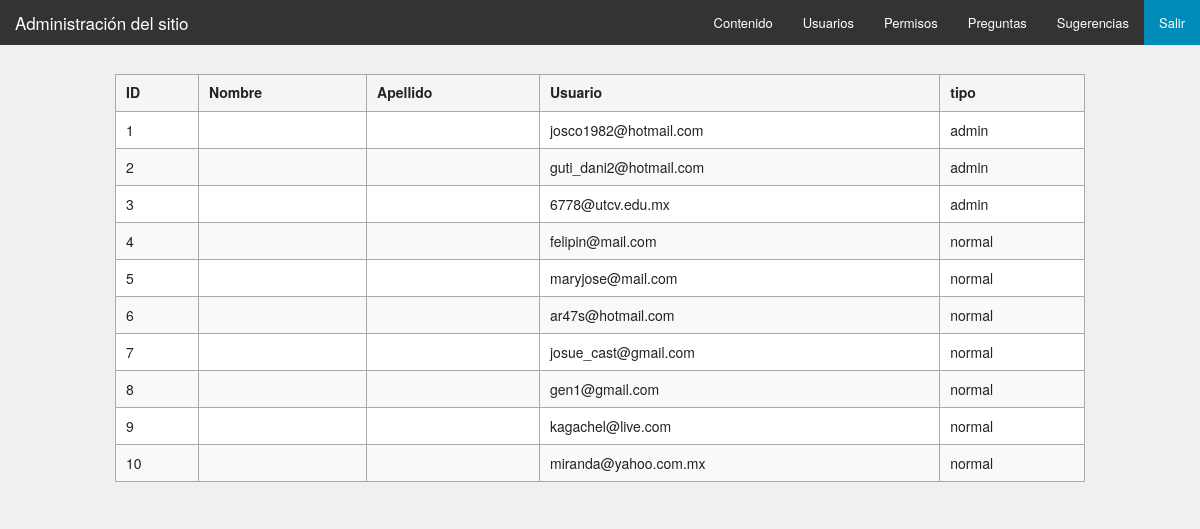
Page /admin/usuarios (signed in) on the committed database.
### tables this page shows
CREATE TABLE IF NOT EXISTS account (
    id INT(10) NOT NULL AUTO_INCREMENT,
    username VARCHAR(36) NOT NULL,
    pass VARCHAR(32) NOT NULL,
    kind VARCHAR(24) DEFAULT 'normal',
    status VARCHAR(24) DEFAULT 'activo',
    since TIMESTAMP DEFAULT CURRENT_TIMESTAMP,
    person_id INT(10) NOT NULL,

    PRIMARY KEY (id),
    INDEX (person_id),

    FOREIGN KEY (person_id)
    REFERENCES person(id)
    ON DELETE CASCADE
    ON UPDATE CASCADE
);

### admin/library/View.php (called while the page is built, shortened)
<?php
class View extends Response {
    protected $template;
    protected $vars = [];
    public function __construct($template, $vars = []) {
        $this->template = $template;
        $this->vars = $vars;
    }
    public function getTemplate() {
        return $this->template;
    }
    public function getVars() {
        return $this->vars;
    }
    public function output() {
        $template = $this->getTemplate();
        $vars = $this->getVars();
        call_user_func(function () use ($template, $vars) {
            extract($vars);
            require "view/$template.tpl.php";
            $tpl_content = ob_get_contents();
            require "view/layout.tpl.php";
        });
    }
}

### admin/index.php (called while the page is built, shortened)
<?php
if (isset($_POST['uid']) && isset($_POST['pwd'])) {
    $uid = filter_input(INPUT_POST, 'uid', FILTER_SANITIZE_EMAIL);
    $pwd = filter_input(INPUT_POST, 'pwd', FILTER_SANITIZE_EMAIL);
    $_SESSION['uid'] = $uid;
    $_SESSION['pwd'] = $pwd;
} else if (isset($_SESSION['uid']) && isset($_SESSION['pwd'])) {
    $uid = $_SESSION['uid'];
    $pwd = $_SESSION['pwd'];
}
$account = new Account();
if (!$account->isAdmin($uid, $pwd)) {
    unset($_SESSION['uid']);
    unset($_SESSION['pwd']);
    ?>
    <!DOCTYPE html>
    <html>
        <head>
            <meta charset="utf-8" />
            <meta name="viewport" content="width=device-width, initial-scale=1.0" />
            <meta name="author" content="José Octavio Sánchez Contreras" />
            <meta name="author" content="Juan Daniel Gutiérrez Torres" />
            <title>Login page</title>
            <link rel="stylesheet" type="text/css" href="view/css/normalize.css" />
            <link rel="stylesheet" type="text/css" href="view/css/foundation.css" />
            <link rel="stylesheet" type="text/css" href="view/css/app.css" />
            <script type="text/javascript" src="view/js/vendor/modernizr.js"></script>
        </head>
        <body>
            <div class="large-4 medium-8 small-11 small-centered columns">
                <div class="login-error">
                    <h3>Access Denied</h3>
                    <p>
                        Your user ID or password is incorrect, or you are not a
                        registered user on this site. To try logging in again, click
                        <a href="<?= $_SERVER['PHP_SELF'] ?>">here</a>.
                    </p>
                </div>
            </div>
            <script type="text/javascript" src="view/js/vendor/jquery.js"></script>
            <script type="text/javascript" src="view/js/vendor/fastclick.js"></script>
            <script type="text/javascript" src="view/js/vendor/foundation.js"></script>
            <script>
                $(document).foundation();
            </script>
            <script type="text/javascript" src="view/js/app.js"></script>
        </body>
    </html>
    <?php
    exit;
}
$received_url = filter_input(INPUT_GET, 'url', FILTER_SANITIZE_URL);
$url = empty($received_url) ? "contenido" : $received_url;
$request = new Request($url);
$request->execute();

### model/Account.php (called while the page is built, shortened)
<?php
class Account extends Database {
    private $username;
    private $pass;
    private $kind;
    function __construct($register_data = []) {
        $this->db_name = "en2portr3s";
    }
    public function get($username = '') {
        if ($username === '') {
            $this->query = "SELECT * FROM account";
        } else {
            $this->query = "SELECT * FROM account WHERE username = '$username'";
        }
        $this->retrieve();
        $matches = count($this->rows);
        return $this->rows;
    }
    public function isAdmin($username, $password) {
        $this->get($username);
        $first_step = $this->username === $username;
        $second_step = $this->pass === $password;
        $third_step = $this->kind === 'admin';
        return $first_step && $second_step && $third_step;
    }
}

### model/Database.php (called while the page is built, shortened)
<?php
abstract class Database {
    private static $db_host = 'localhost';
    private static $db_user = 'n2x3_user';
    private static $db_pass = 'En2porTr3$';
    private static $db_enc = 'utf8';
    protected $db_name = 'default';
    protected $query;
    private $connection;
    private function connect() {
        $this->connection = new \mysqli(
                self::$db_host, self::$db_user, self::$db_pass, $this->db_name);
        $this->connection->set_charset(self::$db_enc);
    }
    protected function retrieve() {
        $result = $this->connection->query($this->query);
        $this->rows = $result->fetch_all(MYSQLI_ASSOC);
    }
}

### admin/view/usuarios.tpl.php (the view, shortened to what this page needs)
<?php
$account = new Account();
$list = $account->get();
?>
<table class="responsive">
    <thead>
        <tr>
            <th>ID</th>
            <th>Nombre</th>
            <th>Apellido</th>
            <th>Usuario</th>
            <th>tipo</th>
        </tr>
    </thead>
    <tbody>
        <?php
        foreach ($list as $user) {
            ?>
           <tr>
            <td><?= $user['id']?> </td>
            <td><?= $user['first_name']?> </td>
            <td><?= $user['last_name']?> </td>
            <td><?= $user['username']?> </td>
            <td><?= $user['kind']?></td>
            </tr>
            <?php
        }
        ?>
    </tbody>
</table>

### admin/library/Request.php (shortened to what this page needs)
<?php
class Request {
    protected $action;
    protected $default_action = 'index';
    protected $params = [];
    public function resolveAction(&$segments) {
        $this->action = array_shift($segments);
        if (empty($this->action)) {
            $this->action = $this->default_action;
        }
    }
    public function resolveParams(&$segments) {
        $this->params = $segments;
    }
    public function getActionMethodName() {
        return Inflector::camelCase($this->action) . 'Action';
    }
    public function execute() {
        $action_method_name = $this->getActionMethodName();
        $controller = new $qualified_controller_name();
        $response = call_user_func_array([$controller, $action_method_name], $this->params);
        $this->executeResponse($response);
    }
    public function executeResponse($response) {
        if ($response instanceof Response) {
            $response->output();
        } else if (is_string($response)) {
            echo $response;
        } else if (is_array($response)) {
            echo json_encode($response);
        } else {
            exit('Respuesta no valida');
        }
    }
}

### admin/view/layout.tpl.php (shortened to what this page needs)
<!DOCTYPE html>
<html>
    <head>
        <link rel="stylesheet" type="text/css" href="view/css/normalize.css" />
        <link rel="stylesheet" type="text/css" href="view/css/foundation.css" />
        <link rel="stylesheet" type="text/css" href="view/css/responsive-tables.css" />
        <link rel="stylesheet" type="text/css" href="view/css/app.css" />
    </head>
    <body>
        <div id="top">
            <nav class="top-bar" data-topbar role="navigation">
                <ul class="title-area">
                    <li class="name">
                        <h1><a href="./">Administración del sitio</a></h1>
                    </li>
                </ul>
                <section class="top-bar-section">
                    <ul class="right">
                        <li><a href="./">Contenido</a></li>
                        <li><a href="usuarios">Usuarios</a></li>
                        <li><a href="permisos">Permisos</a></li>
                        <li><a href="preguntas">Preguntas</a></li>
                        <li><a href="sugerencias">Sugerencias</a></li>
                        <li class="active"><a href="../" id="exit">Salir</a></li>
                    </ul>
                </section>
            </nav>
        </div>
        <div id="page-content">
            <div class="row">
                <div class="large-12 columns">
                    <?= $tpl_content; ?>
                </div>
            </div>
        </div>
    </body>
</html>

### admin/view/css/responsive-tables.css (style rules this page uses)
table th { font-weight: bold; }
table td, table th { padding: 9px 10px; text-align: left; }

### admin/view/css/app.css (style rules this page uses)
body { background: #F0F0F3; }
#page-content { margin-top: 2.4%; margin-bottom: 1.4%; }
table { width: 100%; }
table, th, td { border-style: solid; border-width: thin; border-color: darkgray; }

### rows in the picture
account: id "1", username "josco1982@hotmail.com", kind "admin"
account: id "2", username "guti_dani2@hotmail.com", kind "admin"
account: id "3", username "6778@utcv.edu.mx", kind "admin"
account: id "4", username "felipin@mail.com", kind "normal"
account: id "5", username "maryjose@mail.com", kind "normal"
account: id "6", username "ar47s@hotmail.com", kind "normal"
account: id "7", username "josue_cast@gmail.com", kind "normal"
account: id "8", username "gen1@gmail.com", kind "normal"
account: id "9", username "kagachel@live.com", kind "normal"
account: id "10", username "miranda@yahoo.com.mx", kind "normal"
